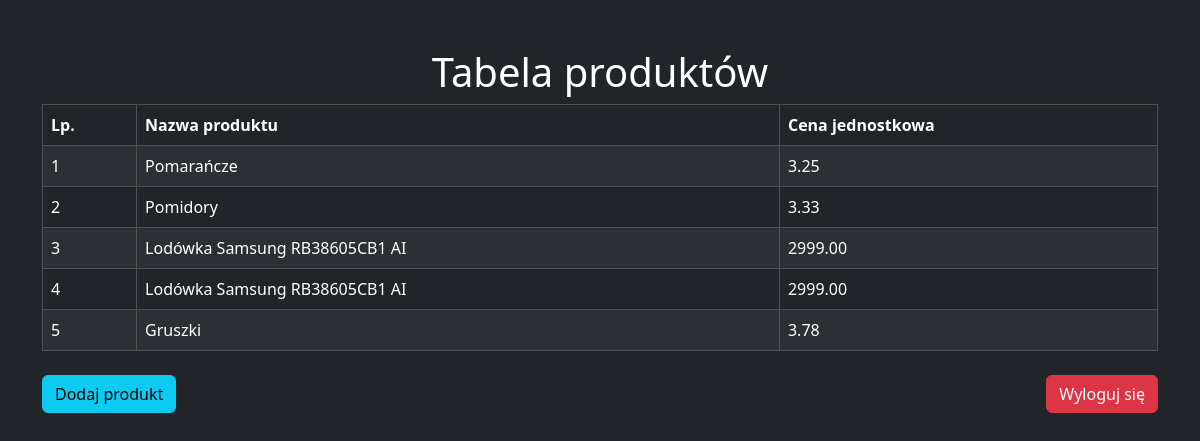
The app's page / (signed in) with its own data.
### minisklep/models.py (models this page shows, shortened)
class Produkt(models.Model):
    Name = models.CharField(max_length=100)
    Price = models.DecimalField(max_digits=10, decimal_places=2)

### minisklep/views.py (the view)
# urls.py: path('', table_prod, name='table_prod'),
def table_prod(request):
    produkty = Produkt.objects.all()
    return render(request, 'table_prod.html', {'produkty': produkty})

### minisklep/templates/table_prod.html (shortened to what this page needs)
<!DOCTYPE html>
<html lang="pl">
<head>
    <link href="https://cdn.jsdelivr.net/npm/bootstrap@5.3.3/dist/css/bootstrap.min.css" rel="stylesheet">
</head>
<body class="container mt-5 bg-dark text-white">
        <h1 class="text-center">Tabela produktów</h1>
        <table class="table table-striped table-dark table-bordered  table-hover mb-4">
            <thead>
                <th>Lp.</th>
                <th>Nazwa produktu</th>
                <th>Cena jednostkowa</th>
            </thead>
            <tbody>
                {% for produkt in produkty %}
                    <tr>
                        <td>{{ forloop.counter }}</td>
                        <td>{{ produkt.Name}}</td>
                        <td>{{ produkt.Price }}</td>
                    </tr>
                {% endfor %}
            </tbody>
        </table>
            {% if user.is_authenticated %}
                <div class="d-flex justify-content-between align-items-center">
                    <a href="{% url 'add_prod' %}" class="btn btn-info mr-3">Dodaj produkt</a>
                    <form method="post" action="{% url 'logout' %}" class="">
                        <button type="submit" class="btn btn-danger">Wyloguj się</button>
                    </form>
                </div>
            {% else %}
                <div class="d-flex justify-content-end align-items-center">
                    <a href="{% url 'login' %}" class="btn btn-primary ">Zaloguj się</a>
                </div>
            {% endif %}
</body>
</html>

### records on screen
Produkt: Name "Pomarańcze", Price "3.25"
Produkt: Name "Pomidory", Price "3.33"
Produkt: Name "Lodówka Samsung RB38605CB1 AI", Price "2999.00"
Produkt: Name "Lodówka Samsung RB38605CB1 AI", Price "2999.00"
Produkt: Name "Gruszki", Price "3.78"
